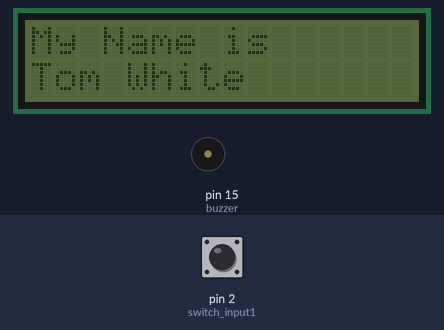
This sketch was run on a simulated Arduino Uno, built with avr-gcc and run on an emulated ATmega328P. Shown: 16×2 character LCD, buzzer (waves = sounding, pin HIGH). The test bench sets the inputs (shaded band); at power-on: pin 2 (switch_input1) LOW. What the sketch prints to the serial monitor is not drawn.

Above: at 4.2 s.
4.3 s: pin 2 (switch_input1) pulled HIGH for 2.15 s
At 5.7 s:
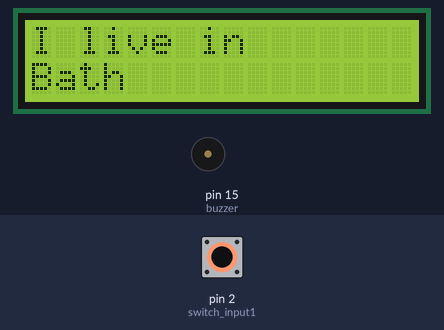
11.1 s: pin 2 (switch_input1) pulled HIGH for 2.15 s
At 12.9 s:
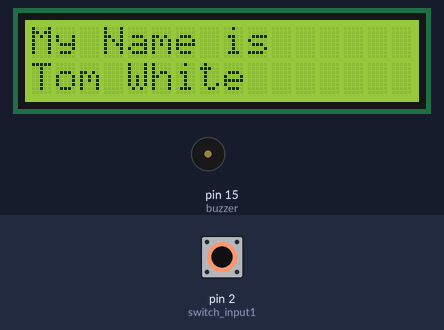
17.7 s: pin 2 (switch_input1) pulled HIGH for 2.15 s
At 19.4 s:
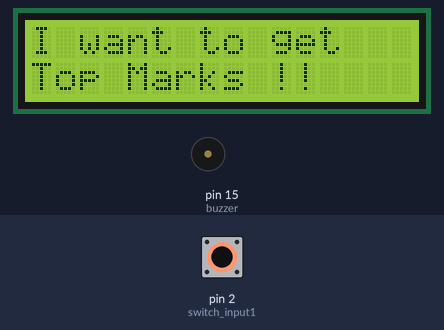
22.8 s: pin 2 (switch_input1) driven HIGH
At 25.9 s:
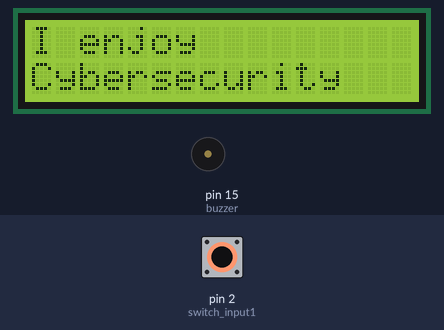
28.4 s: pin 2 (switch_input1) driven LOW
At 32.9 s:
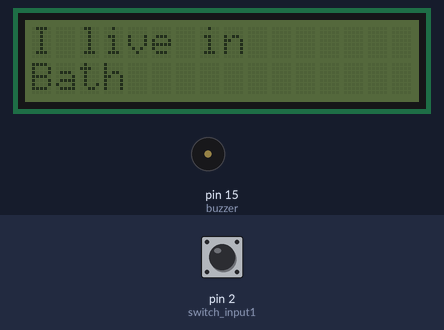
Timing chart, 0 to 34.4 s (numbered marks = the images above; inputs shaded):
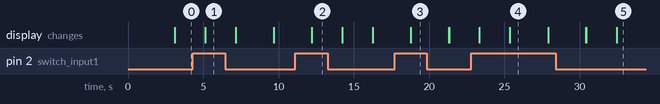

The sketch:

EXP5_HMI_Speaker_Button_Input.ino
```cpp
#include <Wire.h>
#include <LCD_I2C.h>

#define buzzer 15 // GPIO pin 15
#define switch_input1 2 //GPIO pin 2

// //tone frequency definitions
const int d = 294;
const int e = 329;
const int f = 349;
const int g = 391;
const int gS = 415;
const int a = 440;
const int aS = 455;
const int b = 466;
const int cH = 523;
const int cSH = 554;
const int dH = 587;
const int dSH = 622;
const int eH = 659;
const int fH = 698;
const int fSH = 740;
const int gH = 784;
const int gSH = 830;
const int aH = 880;

bool switch1_state = false;

 LCD_I2C lcd(0x3F,16,2);
 int display_cycle = 0;

 void setup() {

  Serial.begin(115200);
  pinMode(switch_input1, INPUT); //setup Gpio02 as input for switch
  pinMode(buzzer,OUTPUT); //setup gpio15 as output for buzzer

  lcd.begin();
  lcd.backlight();  //turns on backlight
  lcd.setCursor (0,0);
  lcd.print("This is a test");  // print to screen
  lcd.setCursor (0,1);
  lcd.print("of performance");
  //tone(buzzer, 1000); // basic buzzer //tone with no defined duration
  delay(3000);  // delay for 3 seconds
  //notone(buzzer); //turn off buzzer
}

void loop() {

lcd.clear();
lcd.setCursor (0,0); // reset cursor to character 0 line 0

// Test of input button switch functionality.
switch1_state = digitalRead(switch_input1);// read input
if (switch1_state == true)
{
  lcd.backlight();  //turns on backlight
  Serial.println ("Button Pressed");
}
else
{
  lcd.noBacklight(); // turn off backlight
  Serial.println ("Button Released");
}


if (display_cycle < 4)
{
  if (display_cycle == 0)
  {
    lcd.print("My Name is ");
    lcd.setCursor (0,1);
    lcd.print("Tom White");
    //tone(buzzer, 1000,200);
    //tone(buzzer, 1200,200);
    //tone(buzzer, 1400,200);
    //tone(buzzer, 1600,200);

  }

  if (display_cycle == 1)
  {
    lcd.print("I live in  ");
    lcd.setCursor (0,1);
    lcd.print("Bath");
    //tone(buzzer, 1600,200);
    //tone(buzzer, 1400,200);
    //tone(buzzer, 1200,200);
    //tone(buzzer, 1000,200);
  }
  if (display_cycle == 2)
  {
    lcd.print("I enjoy ");
    lcd.setCursor (0,1);
    lcd.print("Cybersecurity");
//star wars :-)
    //tone(buzzer,a, 500);
    //tone(buzzer,a, 500);
    //tone(buzzer,a, 500);
    //tone(buzzer,f, 350);
    //tone(buzzer,cH, 150);
    //tone(buzzer,a, 500);
    //tone(buzzer,f, 350);
    //tone(buzzer,cH, 150);
    //tone(buzzer,a, 650);
    delay (500);
}
  if (display_cycle == 3)
  {
    lcd.print("I want to get ");
    lcd.setCursor (0,1);
    lcd.print("Top Marks !!");
//star wars :-))
    //tone(buzzer,eH, 500);
    //tone(buzzer,eH, 500);
    //tone(buzzer,eH, 500);
    //tone(buzzer,fH, 350);
    //tone(buzzer,cH, 150);
    //tone(buzzer,gS, 500);
    //tone(buzzer,f, 350);
    //tone(buzzer,cH, 150);
    //tone(buzzer,a, 650);
    delay(500);

  }

    display_cycle++;

   delay (2000);
}
else
{
  display_cycle = 0;
}

}
  
```

Measured:
- after the input at 4.3 s, the display: changes after 0.84 s (image 1)
- after the input at 11.1 s, the display: first changes after 1.1 s (image 2 shows a later state)
- after the input at 17.7 s, the display: changes after 1.1 s (image 3)
- after the input at 22.8 s, the display: first changes after 0.54 s (image 4 shows a later state)
- after the input at 28.4 s, the display: first changes after 2.0 s (image 5 shows a later state)
- what the display in image 4 shows lasts 2.5 s, from 25.4 s to 27.9 s
